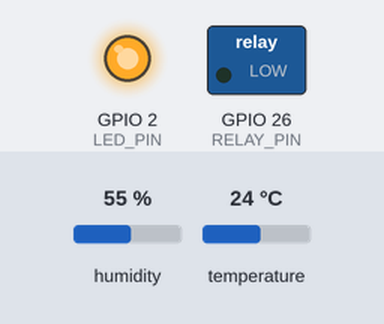
The sketch below on a simulated ESP32. Shown: switched loads named in the sketch (green lamp = pin HIGH), output pins drawn as LEDs (lit = HIGH). The test bench sets the inputs (shaded band); at power-on: humidity 55 %, temperature 24 °C. WiFi joins after 1.5 s; servers stay silent unless stated; uploads are accepted with an empty reply; what the sketch prints to the serial monitor is not drawn.

Above: at 0.1 s.
At 2.8 s:
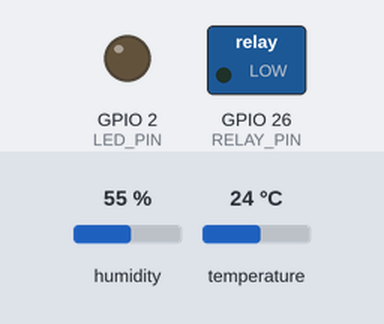
2.9 s: humidity set to 85 %
At 4.4 s:
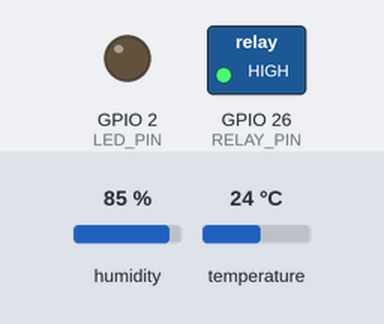
6.3 s: humidity set to 88 %
Timing chart, 0 to 9.3 s (numbered marks = the images above; inputs shaded):
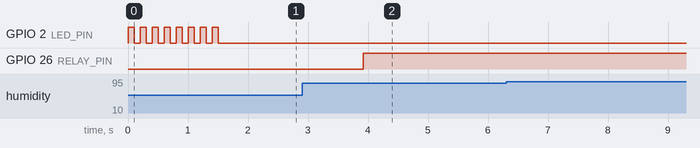

Measured:
- after the input at 6.3 s, every drawn part: stays the same

The sketch:

project1.ino
```cpp
#include <WiFi.h>
#include <HTTPClient.h>
#include <ArduinoJson.h>
#include "DHTesp.h"

#define DHT_PIN 27
#define RELAY_PIN 26
#define LED_PIN 2

struct SensorData {
  double temperature;
  double dew_temperature;
  double humidity;
};

const char* ssid = "Bartek-wifi";
const char* password = "bartek321";
const char* endpoint = "https://mikropr.byst.re/api/";
const char* token = "a0b00d4c-689e-4886-9b4c-d65248d669e2";


DHTesp dhtSensor;
int frequencySeconds = 600;
int fanActiveUnderValue = 10;

String toJsonString(DynamicJsonDocument& jsonDoc) {
  String jsonString;
  serializeJson(jsonDoc, jsonString);
  return jsonString;
}

double calculateDewPoint(double humidity, double temp){
  return std::pow(humidity / 100.0, 1.0 / 8.0) * (112 + (0.9 * temp)) + (0.1 * temp) - 112;
}

DynamicJsonDocument sendRequest(const char* path, const char* method = "GET", const char* postData = ""){
  if(WiFi.status() != WL_CONNECTED){
    Serial.print("Połączenie z wifi przerwane. Ponawiam próbę \n");
    connectWifi();
  }
  Serial.print("Wysyłam żądanie "+String(method)+" na endpoint: "+String(path)+" z danymi: "+String(postData)+"\n");
  HTTPClient http;
  String fullURL = String(endpoint) + String(path);
  http.begin(fullURL.c_str());
  DynamicJsonDocument jsonResponse(1024);
  http.addHeader("Authorization", String("Bearer ") + token);

  int httpResponseCode = 0;
  if (strcmp(method, "POST") == 0) {
    http.addHeader("Content-Type", "application/x-www-form-urlencoded");
    httpResponseCode = http.POST(postData);
  }
  else {
    httpResponseCode = http.GET();
  }


  String response = http.getString();
  DeserializationError error = deserializeJson(jsonResponse, response);
  Serial.print("Odpowiedz serwera: ");
  Serial.print(toJsonString(jsonResponse)+"\n");
  Serial.print("Kod odpowiedzi: ");
  Serial.print(httpResponseCode);
  Serial.print("\n");
  if (httpResponseCode == 200 && !error) {
    return jsonResponse;
  }
  return DynamicJsonDocument(0);
}

bool loadSettings() {
  DynamicJsonDocument response = sendRequest("settings");
  if (response.containsKey("data")) {
    JsonObject data = response["data"];
    frequencySeconds = data["frequency_seconds"].as<int>();
    fanActiveUnderValue = data["fan_active_under_value"].as<int>();
    Serial.print("Pobrane ustawienia częstotliwość: ");
    Serial.print(frequencySeconds);
    Serial.print("s Próg aktywacji: ");
    Serial.print(fanActiveUnderValue);
    Serial.print(" %\n");
    return true;
  }
  return false;
}

SensorData getSensorData() {
  SensorData result;
  TempAndHumidity  data = dhtSensor.getTempAndHumidity();
  double dewPoint = calculateDewPoint(data.humidity, data.temperature);
  result.temperature = data.temperature;
  result.humidity = data.humidity;
  result.dew_temperature = dewPoint;
  return result;
}

bool fanActivate(SensorData sensorData){
  double minTemperature = (1-static_cast<double>(fanActiveUnderValue) / 100) * sensorData.temperature;
  if (sensorData.dew_temperature >= minTemperature) return true;
  return false;
}

void sendSensorData(SensorData sensorData, bool fanActive) {
  int fanActiveInt = fanActive ? 1 : 0;
  String postData = "temperature="+String(sensorData.temperature, 2)+
    "&humidity="+String(sensorData.humidity, 2)+
    "&dew_temperature="+String(sensorData.dew_temperature, 2)+
    "&fan_active="+String(fanActiveInt);

  sendRequest(
    "sensor-data",
    "POST",
    postData.c_str()
  );
}

void startSensor(){
  int i = 0;
  while(!loadSettings() && i < 3){
    delay(500);
    i++;
  }
  SensorData data = getSensorData();
  if(isnan(data.humidity) || isnan(data.temperature)){
    Serial.print("Error: niepoprawny odczyt z czujnika\n");
    digitalWrite(LED_PIN, HIGH);
  }
  else{
    digitalWrite(LED_PIN, LOW);
    bool activateFan = fanActivate(data);
    if(activateFan){
      Serial.print("Włączyć wiatrak\n");
      digitalWrite(RELAY_PIN, LOW);
    }
    else{
      Serial.print("Wyłączyć wiatrak\n");
      digitalWrite(RELAY_PIN, HIGH);
    }

    sendSensorData(data, activateFan);
  }
}

void connectWifi(){
  WiFi.begin(ssid, password, 6);
  uint32_t notConnectedCounter = 0;
  Serial.print("Łączenie z WiFi");
  while (WiFi.status() != WL_CONNECTED) {
      digitalWrite(LED_PIN, HIGH);
      delay(100);
      digitalWrite(LED_PIN, LOW);
      delay(100);
      Serial.print(".");
      notConnectedCounter++;
      if(notConnectedCounter > 100) {
          Serial.println("Restart urządzenia z powodu problemu z połączeniem z wifi...");
          ESP.restart();
      }
  }
  digitalWrite(LED_PIN, LOW);
  Serial.print("OK! IP=");
  Serial.println(WiFi.localIP());
}

void setup() {
  Serial.begin(115200);
  pinMode(LED_PIN, OUTPUT);
  dhtSensor.setup(DHT_PIN, DHTesp::DHT22);
  connectWifi();
  pinMode(RELAY_PIN, OUTPUT);
}

void loop() {
  startSensor();
  delay(frequencySeconds*1000);
}
```
